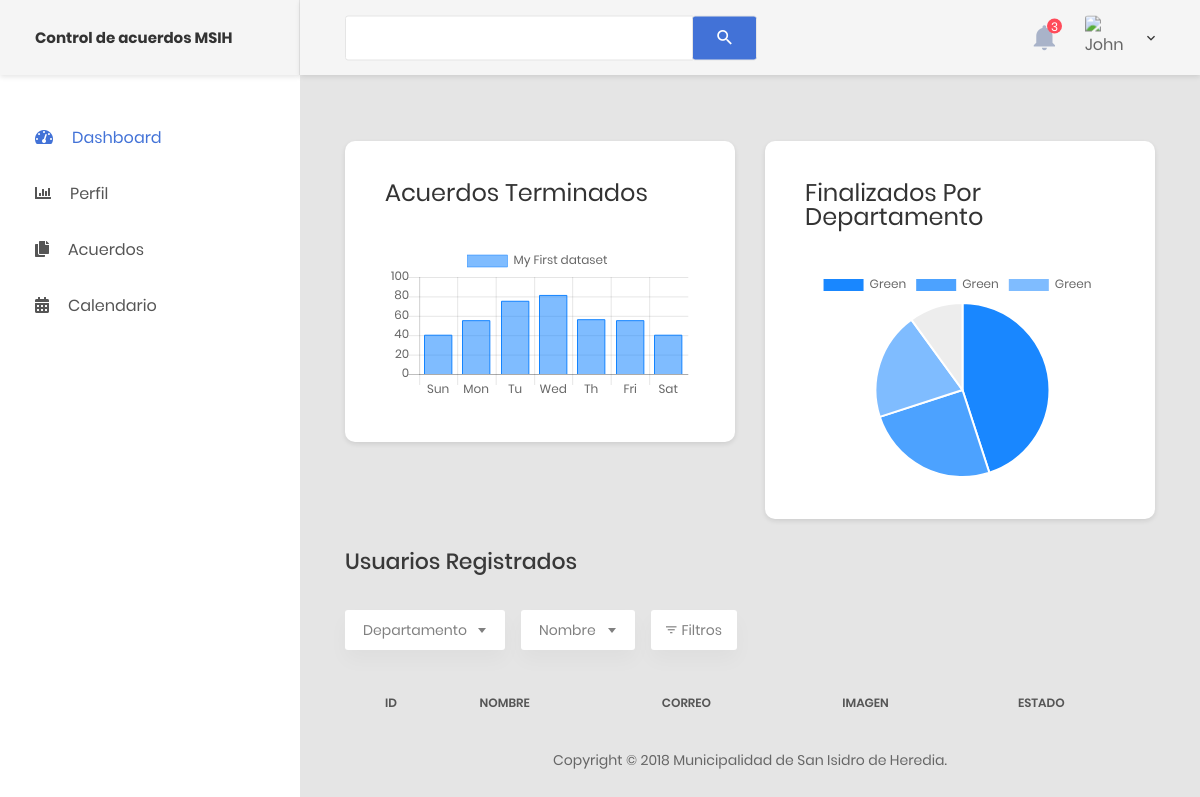
Before: /narrow-jumbotron/principalJefe.php with the older database file.
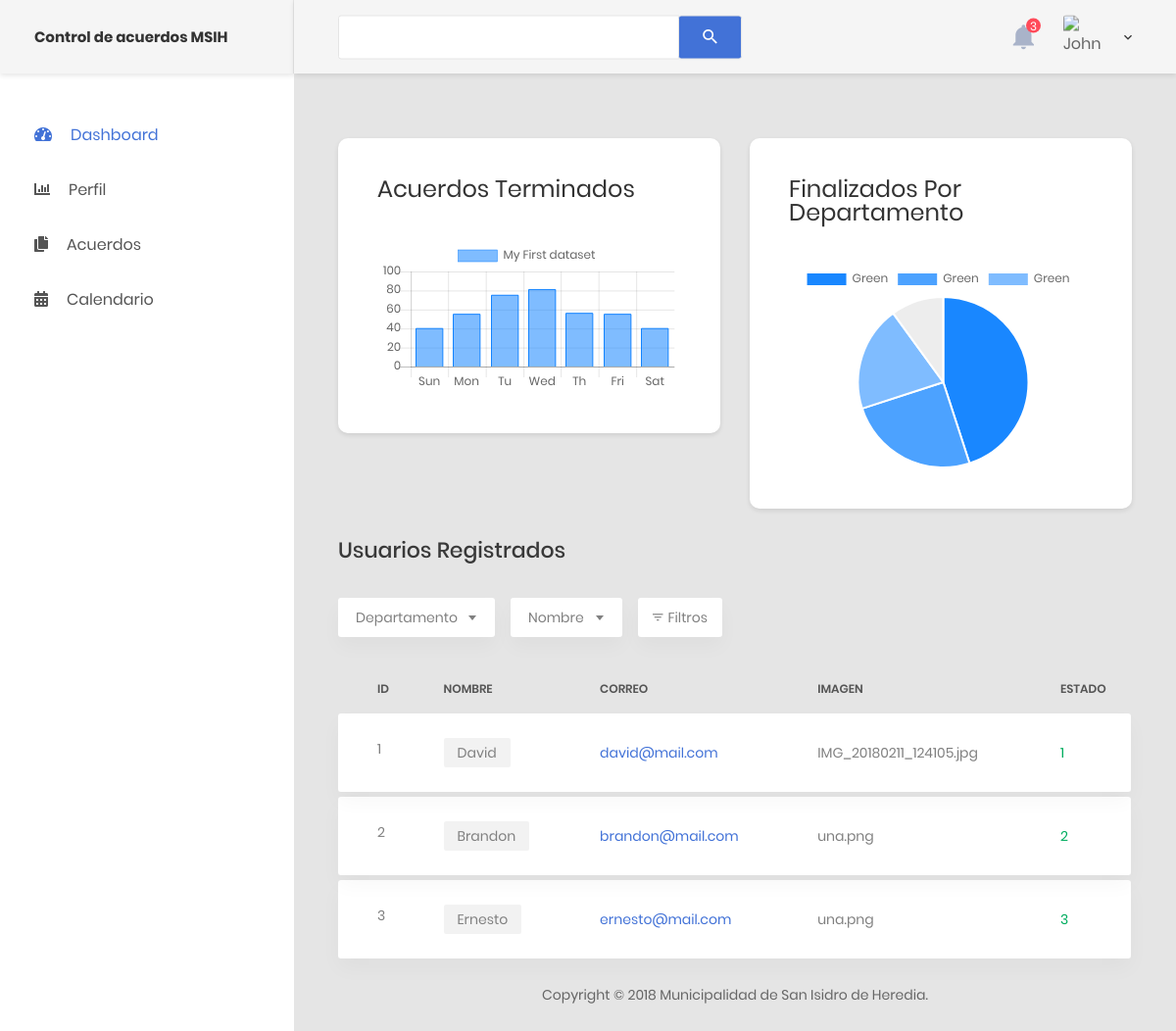
After: the same page with the newer database file.
### tables this page shows
CREATE TABLE `usuarios` (
  `id_usuario` int(4) NOT NULL,
  `nombre` varchar(100) NOT NULL,
  `primer_apellido` varchar(20) NOT NULL,
  `segundo_apellido` varchar(20) DEFAULT NULL,
  `email` varchar(100) NOT NULL,
  `password` varchar(255) NOT NULL,
  `image` varchar(255) NOT NULL,
  `status` int(11) NOT NULL,
  `id_dpto` int(4) DEFAULT NULL,
  `puesto` varchar(10) DEFAULT NULL,
  `rol` varchar(15) DEFAULT NULL,
  `id_jefe` int(4) DEFAULT NULL,
  `ultimo_acceso` date DEFAULT NULL
);

### narrow-jumbotron/classes/base_class.php (called while the page is built, shortened)
<?php
class base_class extends db
{
      private $Query;
      public function Normal_Query($query, $param = null)
      {
            if (is_null($param)) {
                  $this->Query = $this->con->prepare($query);
                  return $this->Query->execute();
            } else {
                  $this->Query = $this->con->prepare($query);
                  return $this->Query->execute($param);
            }
      }
      public function fetch_all()
      {
            return $this->Query->fetchAll(PDO::FETCH_OBJ);
      }
}
?>

### narrow-jumbotron/classes/db.php (called while the page is built, shortened)
<?php
class db
{
	private $host = "localhost";
	private $dbname = "municipalidad";
	private $username = "root";
	private $password = "";
	public function __construct()
	{
		try {
			$this->con = new PDO("mysql:host=" . $this->host . ";dbname=" . $this->dbname, $this->username, $this->password);
		} catch (Exception $e) {
			echo "Error, no se puede conectar a la base de datos." . $e->getMessage();
		}
	}
}
?>

### narrow-jumbotron/principalJefe.php (the view, shortened to what the changed rows need)
<?php include "init.php";
$obj = new base_class;
?>
<!DOCTYPE html>
<html lang="en">
    <head>
        <?php include "librerias.php" ?>
    </head>
    <body class="animsition">
        <div class="page-wrapper">
            <div class="page-container">
                <div class="main-content">
                    <div class="section__content section__content--p30">
                        <div class="container-fluid">
                            <div class="row">
                                <div class="col-md-12">
                                    <div class="table-responsive table-responsive-data2">
                                        <table class="table table-data2">
                                            <thead>
                                                <tr>
                                                    <th>ID</th>
                                                    <th>Nombre</th>
                                                    <th>Correo</th>
                                                    <th>Imagen</th>
                                                    <th>Estado</th>
                                                </tr>
                                            </thead>
                                            <tbody>
                                                <?php
                                                $obj->Normal_Query("SELECT  * FROM usuarios");
                                                $message_row = $obj->fetch_all();
                                                foreach ($message_row as $row) :
                                                ?>
                                                <tr class="tr-shadow">
                                                    <td><?php echo $row->id_usuario, "<br>"; ?></td>
                                                    <td>
                                                        <span class="block-email"><?php echo $row->nombre, "<br>"; ?></span>
                                                    </td>
                                                    <td class="desc"><?php echo $row->email, "<br>"; ?></td>
                                                    <td><?php echo $row->image, "<br>"; ?></td>
                                                    <td>
                                                        <span class="status--process"><?php echo $row->status, "<br>"; ?></span>
                                                    </td>
                                                </tr>
                                                    <tr class="spacer"></tr>
                                                    <?php
                                                    endforeach;
                                                    ?>
                                            </tbody>
                                        </table>
                                    </div>
                                </div>
                            </div>
                        </div>
                    </div>
                </div>
            </div>
        </div>
    </body>
</html>

Changed rows visible on the page:
added usuarios: id_usuario "1", nombre "David", email "david@mail.com", image "IMG_20180211_124105.jpg", status "1"
added usuarios: id_usuario "2", nombre "Brandon", email "brandon@mail.com", image "una.png", status "2"
added usuarios: id_usuario "3", nombre "Ernesto", email "ernesto@mail.com", image "una.png", status "3"
